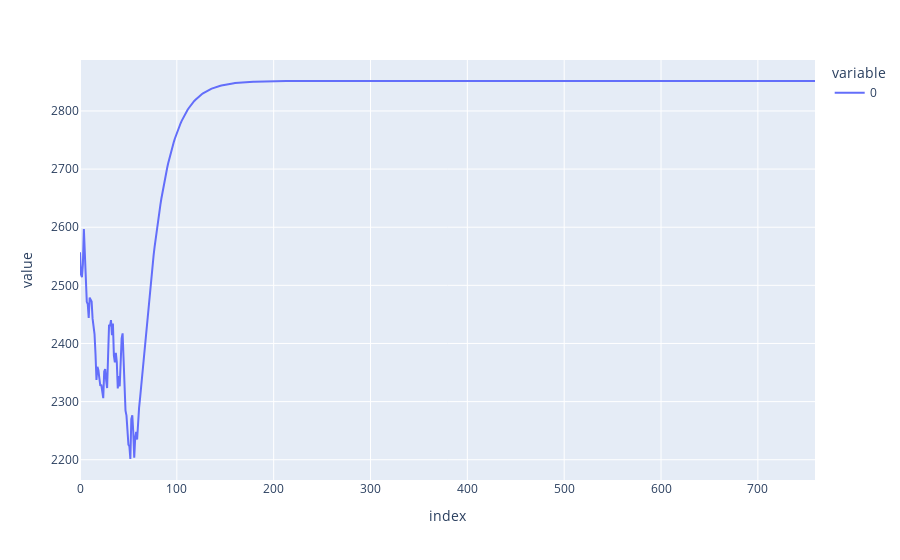

The cell this chart's notebook holds for it:
### Code cell
import plotly.express as px
px.line(test_60)

### Figure 1 — Plotly figure (JSON) as saved in the notebook; plotly's stock layout.template omitted (floating-point values rounded to 4 significant figures; data arrays with more than 128 entries replaced by an {"elided": "..."} marker saying what was removed)
{"data": [{"hovertemplate": "variable=0<br>index=%{x}<br>value=%{y}<extra></extra>", "legendgroup": "0", "line": {"color": "#636efa", "dash": "solid"}, "marker": {"symbol": "circle"}, "mode": "lines", "name": "0", "orientation": "v", "showlegend": true, "type": "scatter", "x": {"elided": "760 int values"}, "xaxis": "x", "y": {"elided": "760 float values"}, "yaxis": "y"}], "layout": {"legend": {"title": {"text": "variable"}, "tracegroupgap": 0}, "margin": {"t": 60}, "xaxis": {"anchor": "y", "domain": [0, 1], "title": {"text": "index"}}, "yaxis": {"anchor": "x", "domain": [0, 1], "title": {"text": "value"}}}}
